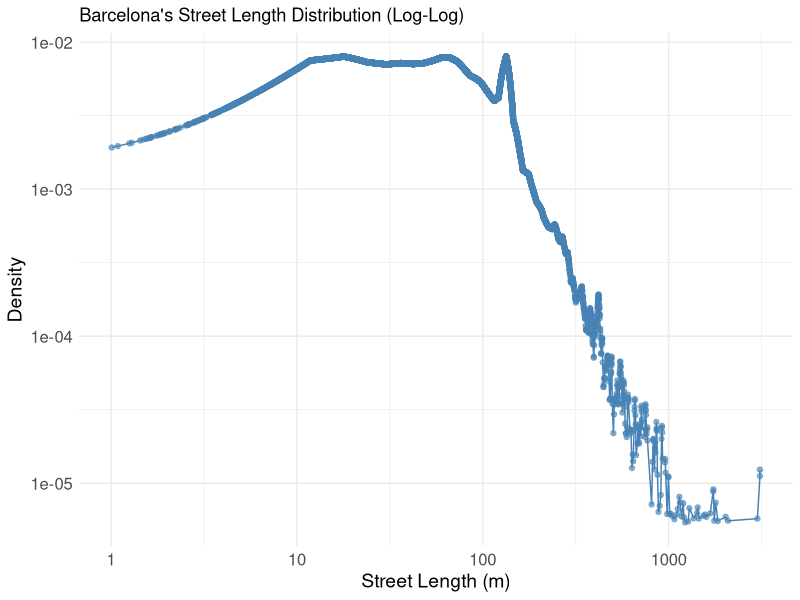

Generate this figure with R:
## Load the data

# Read the CSV file
df <- read.csv("Barcelona_street_lengths.csv")

# Rename the first column to "length"
names(df)[1] <- "length"

# Inspect
head(df)

## Estimate the density

# Estimate the kernel density of the street-length data
dens <- density(df$length, bw = "SJ")

# Convert the 'density' object to a data frame
dens_df <- data.frame(x = dens$x, y = dens$y)

# Load ggplot2
library(ggplot2)

ggplot() +
  # 1) Scatterplot of the raw data at its estimated density
  geom_point(
    data = df, aes(x = length, y = approx(dens$x, dens$y, xout = length)$y),
    color = "steelblue", alpha = 0.6
  ) +

  # 2) Add a thin line connecting the points
  geom_line(
    data = df, aes(x = length, y = approx(dens$x, dens$y, xout = length)$y),
    color = "steelblue", size = 0.5
  ) +

  # 3) Set log-log scales
  scale_x_log10() +
  scale_y_log10() +

  # 4) Add titles and labels
  labs(
    title = "Barcelona's Street Length Distribution (Log-Log)",
    x = "Street Length (m)",
    y = "Density"
  ) +

  # 5) Minimalist theme
  theme_minimal() +
  theme(
    axis.text = element_text(size = 12),
    axis.title = element_text(size = 14),
    legend.position = "none"
  )

## Modelling

library(stats4)

# Function to compute the normalization constant
compute_normalization_constant <- function(alpha, beta, gamma, l_min = 1e-6, l_max = Inf) {
  f_unnormalized <- function(l, alpha, beta, gamma) {
    exp(-alpha / l - beta * l) * l^(-gamma)
  }
  
  # Attempt integration and catch errors
  result <- try(integrate(f_unnormalized,
                          lower = l_min, upper = l_max,
                          alpha = alpha, beta = beta, gamma = gamma),
                silent = TRUE)
  
  # Check if integration failed or produced non-finite results
  if (inherits(result, "try-error") || !is.finite(result$value) || result$message != "OK") {
    return(NA)  # Indicate failure
  }
  
  return(1 / result$value)
}

minus_log_likelihood <- function(alpha, beta, gamma) {
  # Attempt to compute the normalization constant
  C <- compute_normalization_constant(alpha, beta, gamma)
  
  # If integration failed, return a large penalty value
  if (is.na(C) || !is.finite(C)) {
    return(1e12)  # Large penalty to discourage this parameter set
  }
  
  # Compute the negative log-likelihood using valid normalization constant
  value <- -sum(log(C * exp(-alpha / df$length - beta * df$length) * df$length^(-gamma)))

  # If computation yields non-finite result, also penalize
  if (!is.finite(value)) {
    return(1e12)
  }
  
  return(value)
}

# Parameter estimation via MLE

result <- mle(
  minus_log_likelihood,
  start = c(alpha = 145, beta = 1 / 2000, gamma = 20),  # Named numeric vector for start
  method = "L-BFGS-B",
  lower = c(alpha = 0, beta = 1e-6, gamma = -Inf),      # Named numeric vector for lower
  upper = c(alpha = Inf, beta = Inf, gamma = Inf)         # Named numeric vector for upper
)

result
